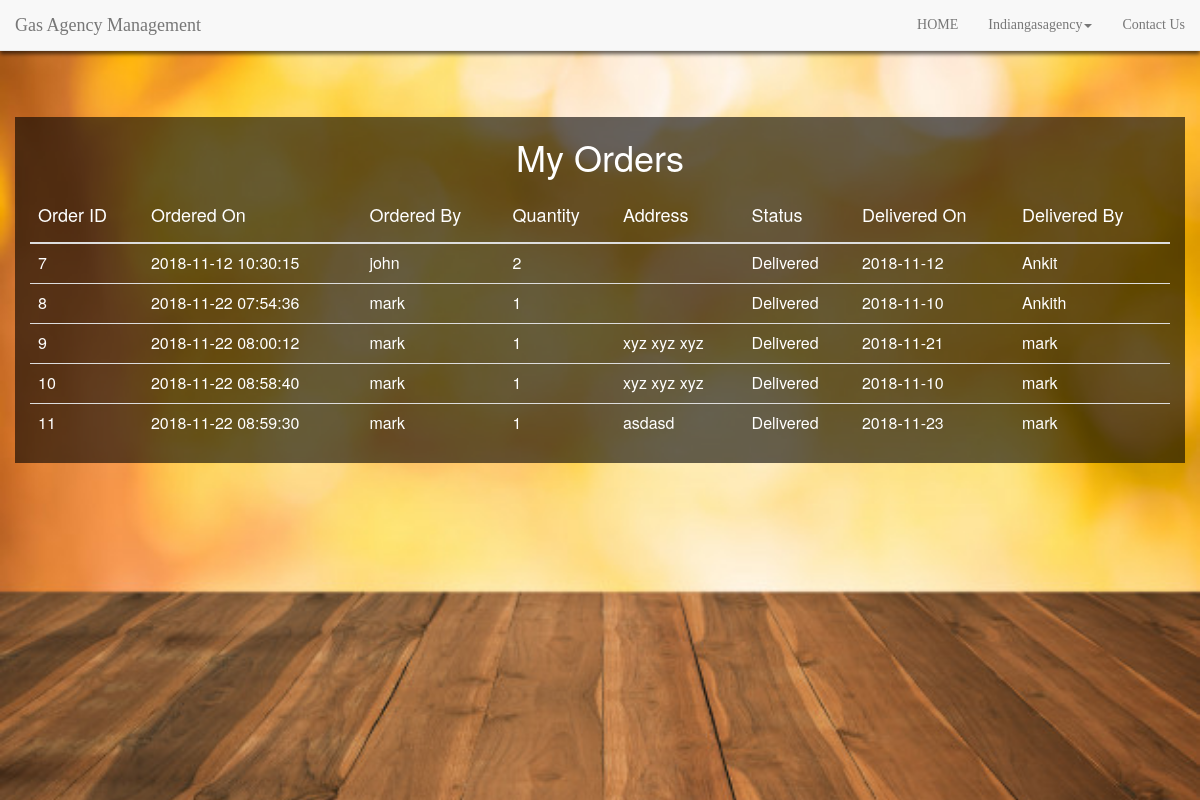
Page /viewAllOrders.php (signed in) on the committed database.
### tables this page shows
CREATE TABLE `orders` (
  `id` int(11) NOT NULL,
  `orderedBy` varchar(10) NOT NULL,
  `quantity` int(11) NOT NULL,
  `addressToD` varchar(250) NOT NULL,
  `status` tinyint(4) NOT NULL,
  `deliveredBy` varchar(20) NOT NULL,
  `agencyId` int(11) NOT NULL,
  `orderedOn` timestamp NOT NULL DEFAULT CURRENT_TIMESTAMP,
  `deliveredOn` varchar(20) NOT NULL
);

CREATE TABLE `user` (
  `id` int(11) NOT NULL,
  `name` varchar(15) NOT NULL,
  `email` varchar(25) NOT NULL,
  `password` varchar(15) NOT NULL,
  `address` varchar(100) NOT NULL
);

### viewAllOrders.php (the view, shortened to what this page needs)
<html>
    <head>
<link href="css/simpleGridTemplate.css" rel="stylesheet" type="text/css">
<link href="css/bootstrap.css" rel="stylesheet" type="text/css">
<link href="css/Animate.css" rel="stylesheet" type="text/css">
<link rel="stylesheet" href="https://use.fontawesome.com/releases/v5.3.1/css/all.css">
<link rel="stylesheet" href="css/bootstrap.min.css">
<link href="css/Animate.css" rel="stylesheet" type="text/css">
<link href="css/animate.min.css" rel="stylesheet" type="text/css">
    </head>
    <body>
        <?php
        include 'navBar.php';
        ?>
        <div class="container-fluid" style="background-image:url(images/bg9.jpg); height: 100vh; background-size: cover; background-position: center;">
            <div class="container-fluid" style="background-color: rgba(0,0,0,0.6); margin-top: 10%; ">
                <h1 style="color: #fff;">My Orders</h1>
                <table class="table " style="color: #fff;">
	<thead>
		<tr>
			<th><h4>Order ID</h4></th>
                        <th><h4>Ordered On</h4></th>
                         <th><h4>Ordered By</h4></th>
			<th><h4>Quantity</h4></th>
                        <th><h4>Address</h4></th>
                        <th><h4>Status</h4></th>
			<th><h4>Delivered On</h4></th>
                        <th><h4>Delivered By</h4></th>
		</tr>
	</thead>
	<tbody>
               <?php
                        include 'connect.php';
               $uid = $_SESSION["aid"];
                             $sql="select * from orders where agencyId = '$uid'";
                                 $appresult = $conn->query($sql);
                        if ($appresult->num_rows > 0) {
                             while($row = $appresult->fetch_assoc())
                                 {
                                 $id = $row['id'];
                                $oOn=$row['orderedOn'];
                                $quant=$row['quantity'];
                               $add=$row['addressToD'];
                               $uid = $row['orderedBy'];
                                  $dOn= $row['deliveredOn'];   $dBy = $row['deliveredBy'];
                                  $status = $row['status'];
                             $sql="select name from user where id = '$uid'";
                                 $appresult1 = $conn->query($sql);
                        if ($appresult1->num_rows > 0) {
                             if($row1 = $appresult1->fetch_assoc())
                                 {
                                $username=$row1['name'];
                        }}
                                ?>
                                <tr>
                                    <td><?php echo $id;?></td>
                                    <td><?php echo $oOn;?></td>
                                    <td><?php echo $username;?></td>
                                    <td><?php echo $quant;?></td>
                                     <td><?php echo $add;?></td>
                                    <td><?php if($status=="0"){
                                        echo 'not Delivered';
                                    }else{
                                       echo "Delivered";
                                    } ?></td>
                                    <td><?php echo $dOn;?></td>
                                    <td><?php echo $dBy;?></td>
                                </tr>
                                <?php
                                 }}
                              ?>
	</tbody>
</table>
      </div>
        </div>
    </body>
</html>

### navBar.php (shortened to what this page needs)
<nav class="navbar navbar-default navbar-fixed-top " style="box-shadow: 0px 3px 4px rgba(0, 0, 0, .6); ">
  <div class="container-fluid">
    <div class="navbar-header">
      <a class="navbar-brand" href="#" style="">Gas Agency Management</a> </div>
    <div class="collapse navbar-collapse" id="defaultNavbar1">
    <ul class="nav navbar-nav navbar-right ">
        <li><a href="index.php">HOME</a></li>
        	<?php
 if(isset($_SESSION["login_branch"]))
 {
                    $myusername = $_SESSION["login_branch"];
   echo ' <li class="dropdown"><a href="#" class="dropdown-toggle" data-toggle="dropdown" role="button" aria-expanded="false">'.$myusername.'<span class="caret"></span></a>
          <ul class="dropdown-menu" role="menu">
            <li><a href="AgencyPage.php">Agency Home</a></li>
             <li><a href="viewAllOrders.php">All Orders</a></li>
              <li><a href="makeDelivery.php">Deliver</a></li>
              <li><a href="manageInventory.php">Inventory</a></li>
              <li><a href="manageStaff.php">Staff</a></li>
            <li><a href="logout.php">Logout</a></li>
          </ul>
        </li>';
 }
  ?>
         <li><a href="#contactus">Contact Us</a></li>
      </ul>
    </div>
  </div>
</nav>

### simpleGridTemplate.css (style rules this page uses)
* { margin: 0px; padding: 0px; box-sizing: border-box; }
body, html { height: 100%; font-family: Oswald-Regular, sans-serif; }
a { font-family: Oswald-Regular; font-size: 14px; line-height: 1.7; color: #666666; margin: 0px; transition: all 0.4s; -webkit-transition: all 0.4s; -o-transition: all 0.4s; -moz-transition: all 0.4s; }
h1,h2,h3,h4,h5,h6 { margin: 0px; }
ul, li { margin: 0px; list-style-type: none; }
h1 { font-size:3em; font-weight: 300; line-height:1em; text-align: center; color: #4DC3FA; }
ul { list-style: none; padding: 0; text-align: left; margin-top: 29px; }
li { margin-bottom: 15px; }
li::before { font-family: "FontAwesome"; font-size: 1.3rem; color: #33c4b6; margin-right: 3px; }
a { font-family: 'Comfortaa', cursive; font-size: 14px; line-height: 1.7; color: #666666; margin: 0px; transition: all 0.4s; -webkit-transition: all 0.4s; -o-transition: all 0.4s; -moz-transition: all 0.4s; }

### rows in the picture
orders: id "7", orderedOn "2018-11-12 10:30:15", user.name "john", quantity "2", status "Delivered", deliveredOn "2018-11-12", deliveredBy "Ankit"
orders: id "8", orderedOn "2018-11-22 07:54:36", user.name "mark", quantity "1", status "Delivered", deliveredOn "2018-11-10", deliveredBy "Ankith"
orders: id "9", orderedOn "2018-11-22 08:00:12", user.name "mark", quantity "1", addressToD "xyz xyz xyz", status "Delivered", deliveredOn "2018-11-21", deliveredBy "mark"
orders: id "10", orderedOn "2018-11-22 08:58:40", user.name "mark", quantity "1", addressToD "xyz xyz xyz", status "Delivered", deliveredOn "2018-11-10", deliveredBy "mark"
orders: id "11", orderedOn "2018-11-22 08:59:30", user.name "mark", quantity "1", addressToD "asdasd", status "Delivered", deliveredOn "2018-11-23", deliveredBy "mark"

### other values in the picture
$myusername "Indiangasagency"
